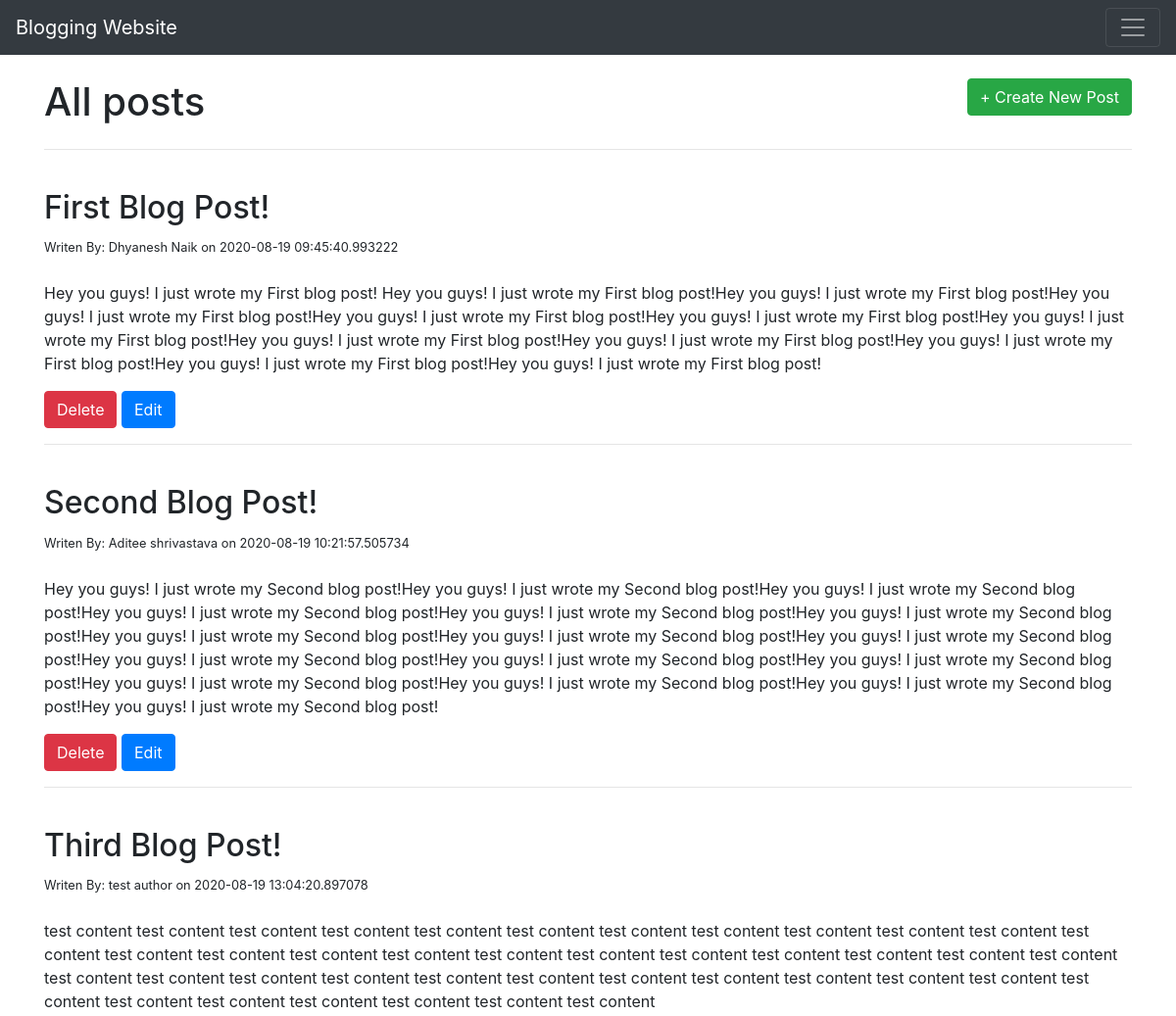
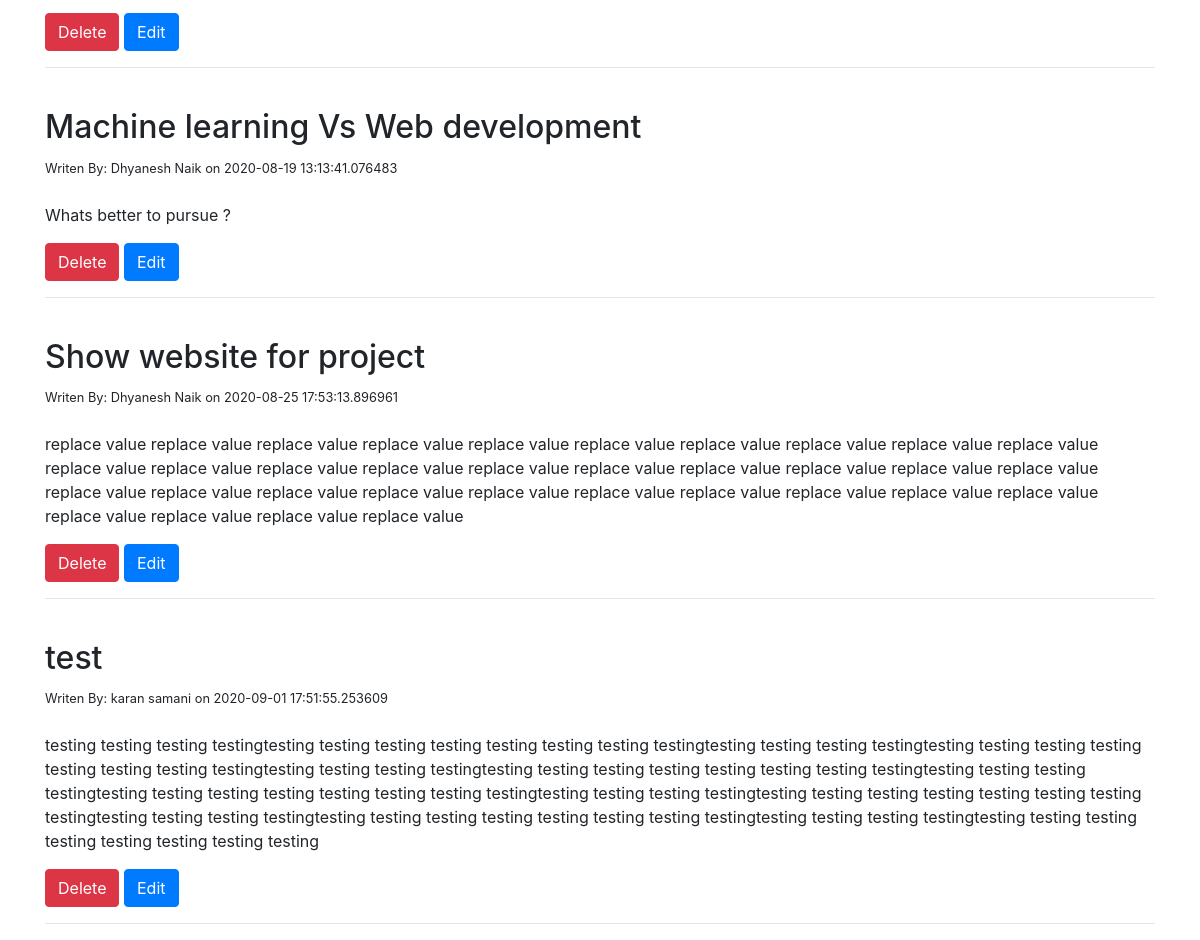
The page /posts on the database its author committed (2 pictures, top to bottom).
### app.py (models this page shows, shortened)
class BlogPost(db.Model):
    id = db.Column(db.Integer, primary_key=True)
    title = db.Column(db.String(100), nullable=False)
    content = db.Column(db.Text, nullable=False)
    author = db.Column(db.String(20), nullable=False, default='N/A')
    date_posted = db.Column(db.DateTime, nullable=False,
                            default=datetime.utcnow)

### app.py (the view)
@app.route("/posts", methods=['GET', 'POST'])
def posts():
    if request.method == 'POST':
        post_title = request.form['title']
        post_content = request.form['content']
        post_author = request.form['author']
        new_post = BlogPost(
            title=post_title, content=post_content, author=post_author)
        db.session.add(new_post)
        db.session.commit()
        return redirect('/posts')
    else:
        allposts = BlogPost.query.order_by(BlogPost.date_posted).all()
        return render_template('posts.html', posts=allposts)

### templates/posts.html (shortened to what this page needs)
{% extends 'base.html'%}
{% block body %}
<br>
<div>
    <h1 style="display: inline-block;">All posts</h1>
    <a style="display: inline-block;" class="btn btn-success float-right" href="/posts/new">+ Create New Post</a>
</div>
<hr>
{% for post in posts%}
<br>
<h2>{{ post.title }}</h2>
{% if post.author %}
<small>Writen By: {{post.author}} on {{post.date_posted}}</small>
{%else %}
<small>Writen By: Unknown on {{post.date_posted}}</small>
{% endif %}
<br><br>
<p style="white-space:pre-wrap;">{{ post.content }}</p>
<a class="btn btn-danger" href="/posts/delete/{{post.id}}">Delete</a>
<a class="btn btn-primary" href="/posts/edit/{{post.id}}">Edit</a>
<br>
<hr>
{% endfor %}
{% endblock %}

### templates/base.html (shortened to what this page needs)
<!DOCTYPE html>
<html lang="en">
<head>
    <link rel="stylesheet" href="https://stackpath.bootstrapcdn.com/bootstrap/4.3.1/css/bootstrap.min.css"
>
</head>
<body>
    <nav class="navbar navbar-dark bg-dark">
        <a class="navbar-brand" href="/">Blogging Website</a>
        <button class="navbar-toggler" type="button" data-toggle="collapse" data-target="#navbarsExample01"
            aria-controls="navbarsExample01" aria-expanded="false" aria-label="Toggle navigation">
            <span class="navbar-toggler-icon"></span>
        </button>
    </nav>
    <div class="container">
        {% block body %}
        {% endblock %}
    </div>
</body>
</html>

### rows shown on the page
BlogPost: title "First Blog Post!", author "Dhyanesh Naik", date_posted "2020-08-19 09:45:40.993222", content "Hey you guys! I just wrote my First blog post! Hey you guys! I just wrote my First blog post!Hey you guys! I just wrote my First blog post!Hey you guys! I just wrote my First blog post!Hey you guys! I just wrote my First blog post!Hey you guys! I just wrote my First blog post!Hey you guys! I just wrote my First blog post!Hey you guys! I just wrote my First blog post!Hey you guys! I just wrote my First blog post!Hey you guys! I just wrote my First blog post!Hey you guys! I just wrote my First blog post!Hey you guys! I just wrote my First blog post!"
BlogPost: title "Second Blog Post!", author "Aditee shrivastava", date_posted "2020-08-19 10:21:57.505734", content "Hey you guys! I just wrote my Second blog post!Hey you guys! I just wrote my Second blog post!Hey you guys! I just wrote my Second blog post!Hey you guys! I just wrote my Second blog post!Hey you guys! I just wrote my Second blog post!Hey you guys! I just wrote my Second blog post!Hey you guys! I just wrote my Second blog post!Hey you guys! I just wrote my Second blog post!Hey you guys! I just wrote my Second blog post!Hey you guys! I just wrote my Second blog post!Hey you guys! I just wrote my Second blog post!Hey you guys! I just wrote my Second blog post!Hey you guys! I just wrote my Second blog post!Hey you guys! I just wrote my Second blog post!Hey you guys! I just wrote my Second blog…"
BlogPost: title "Third Blog Post!", author "test author", date_posted "2020-08-19 13:04:20.897078", content "test content test content test content test content test content test content test content test content test content test content test content test content test content test content test content test content test content test content test content test content test content test content test content test content test content test content test content test content test content test content test content test content test content test content test content test content test content test content test content test content test content"
BlogPost: title "Machine learning Vs Web development", author "Dhyanesh Naik", date_posted "2020-08-19 13:13:41.076483", content "Whats better to pursue ?"
BlogPost: title "Show website for project", author "Dhyanesh Naik", date_posted "2020-08-25 17:53:13.896961", content "replace value replace value replace value replace value replace value replace value replace value replace value replace value replace value replace value replace value replace value replace value replace value replace value replace value replace value replace value replace value replace value replace value replace value replace value replace value replace value replace value replace value replace value replace value replace value replace value replace value replace value"
BlogPost: title "test", author "karan samani", date_posted "2020-09-01 17:51:55.253609", content "testing testing testing testingtesting testing testing testing testing testing testing testingtesting testing testing testingtesting testing testing testing testing testing testing testingtesting testing testing testingtesting testing testing testing testing testing testing testingtesting testing testing testingtesting testing testing testing testing testing testing testingtesting testing testing testingtesting testing testing testing testing testing testing testingtesting testing testing testingtesting testing testing testing testing testing testing testingtesting testing testing testingtesting testing testing testing testing testing testing testing"
